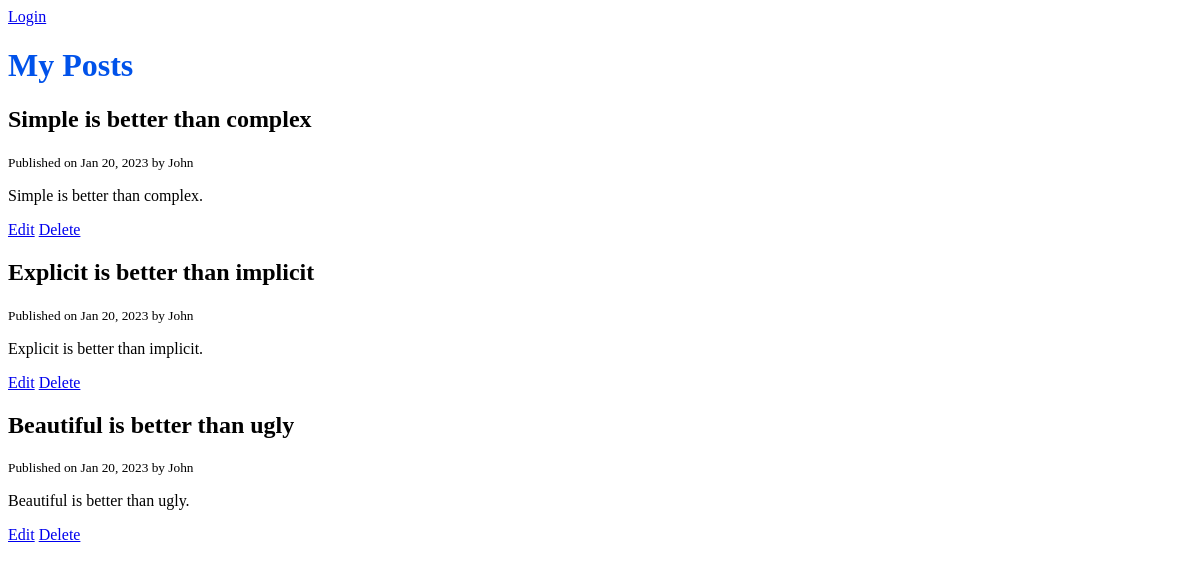
The page / on the database its author committed.
### blog/models.py (models this page shows, shortened)
class Post(models.Model):
    title = models.CharField(max_length=120)
    content = models.TextField()
    published_at = models.DateTimeField(default=timezone.now)
    author = models.ForeignKey(User, on_delete=models.CASCADE)
    class Meta:
        ordering = ['-published_at']

### blog/views.py (the view)
# urls.py: path('', views.home, name='posts'),
def home(request):
    posts = Post.objects.all()
    context = {'posts': posts}
    return render(request, 'blog/home.html', context)

### blog/templates/blog/home.html
{% extends 'base.html' %}
{% block content %}
<h1>My Posts</h1>
	{% for post in posts %}
		<h2>{{ post.title }}</h2>
		<small>Published on {{ post.published_at | date:"M d, Y" }} by {{ post.author | title}}</small>
		<p>{{ post.content }}</p>
		<p>
			<a href="{% url 'post-edit' post.id %}">Edit</a>
			<a href="{% url 'post-delete' post.id%}">Delete</a>
		</p>
	{% endfor %}
{% endblock content %}

### templates/base.html (shortened to what this page needs)
{%load static %}
<!DOCTYPE html>
<html lang="en">
  <head>
    <link rel="stylesheet" href="{% static 'css/style.css' %}" />
  </head>
  <body>
  	<header>
  		{%if request.user.is_authenticated %}
  			<span>Hi {{ request.user.username | title }}</span>
  			<a href="{% url 'logout' %}">Logout</a>
  		{%else%}
  			<a href="{% url 'login' %}">Login</a>
  		{%endif%}
  	</header>
  	<main>
	    {%block content%}
	    {%endblock content%}
  	</main>
  </body>
</html>

### static/css/style.css (style rules this page uses)
h1 { color: #0052ea; }

### rows shown on the page
Post: title "Simple is better than complex", published_at "Jan 20, 2023", author "John", content "Simple is better than complex."
Post: title "Explicit is better than implicit", published_at "Jan 20, 2023", author "John", content "Explicit is better than implicit."
Post: title "Beautiful is better than ugly", published_at "Jan 20, 2023", author "John", content "Beautiful is better than ugly."
